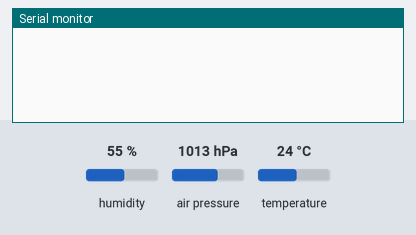
This sketch was run on a simulated ESP32. On the bench: the last lines printed to the serial monitor. The test bench sets the inputs (shaded band); at power-on: humidity 55 %, air pressure 1013 hPa, temperature 24 °C.

Above: at 3.2 s.
3.3 s: humidity set to 22 %
At 5.1 s:
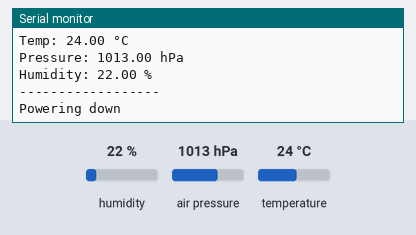
15.3 s: air pressure set to 952 hPa
At 24.6 s:
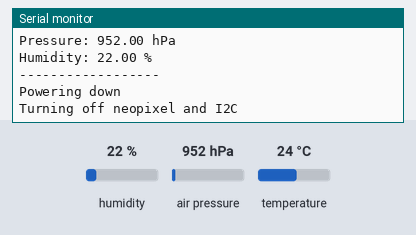
27.3 s: temperature set to 12 °C
At 29.6 s:
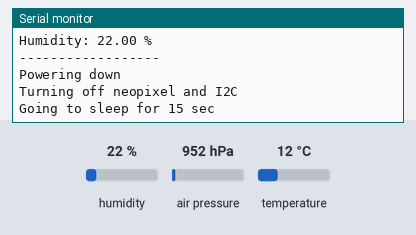

Measured:
- after the input at 3.3 s, the serial monitor: prints a new line after 0.73 s (image 1)
- after the input at 15.3 s, the serial monitor: prints a new line after 2.8 s (image 2)

The sketch:

sleeptest.ino
```cpp
#include <Wire.h>
#include <Adafruit_Sensor.h>
#include <Adafruit_BME280.h>
#include <Adafruit_NeoPixel.h>

#define NEOPIXEL_I2C_POWER 2
#define uS_TO_S 1000000ULL /* Conversion factor for microseconds to seconds */

#define READINGS 10   // Number of readings to average
#define SLEEPTIME 600 // Sleeptime in seconds - every 10 minutes
#define TESTTIME 60   // Test mode every 60 seconds (not including reboot time)

#define BME_SCK 13 // for BME 280
#define BME_MISO 12
#define BME_MOSI 11
#define BME_CS 10
#define WAKEUPTIME 30000 // 30 sec
uint32_t Distancedelaytime=1; // in seconds.  Time delay between series of readings for averaging
uint64_t sleepinterval=15;  // amount of time feather goes into sleep mode in sec.
bool testmode; // Set to true if you want to see output on serial monitor on computer for testing, otherwise false
float temp=0, press=0, hum=0, distance, distavg;

Adafruit_BME280 bme;

void waitAsecond(float wait=1)
 {
  int time;
  time = wait*1000;
  delay(time);
 }

void setup() {

  pinMode(NEOPIXEL_I2C_POWER, OUTPUT);  // Set pin to turn on and off on-board LED and I2C power - from Adafruit script

  Serial.begin(9600); //for computer monitoring during test mode
  //Serial1.begin(9600);  // Communicate with Heltec
  //Serial1.begin(9600, SERIAL_8N1, RADIO_RX_PIN, RADIO_TX_PIN);  // Communicate with Heltec
  //Serial2.begin(9600, SERIAL_8N1, DIST_RX_PIN, DIST_TX_PIN); // Serial communication with sensor
  waitAsecond();

  // STEMMA QT setup using standard pins for I2C
  Wire.begin();  // SDA, SCL for Feather
  waitAsecond();


}

void loop() {
  powerup();

  temp = bme.readTemperature();
  press = bme.readPressure()/100.0; // hectapascals
  hum = bme.readHumidity();

  // Send this info to computer serial monitor if it is in test mode


    Serial.print("Temp: ");
    Serial.print(temp);
    Serial.println(" °C");

    Serial.print("Pressure: ");
    Serial.print(press);
    Serial.println(" hPa");

    Serial.print("Humidity: ");
    Serial.print(hum);
    Serial.println(" %");

    Serial.println("------------------");


  powerdown();  // turn off to save power until next reading

 }

void powerup()
 {


  digitalWrite(NEOPIXEL_I2C_POWER, HIGH);

  //delay(WAKEUPTIME); // wait for Heltec and Maxbotix sensor to wake up, msec
  waitAsecond();
  bool bmestatus = bme.begin(); // Start up BME280 on default I2C address
  waitAsecond(); // wait 1 sec to start up


    Serial.println("BME280 startup on Feather ESP32 V2");
    if (!bmestatus)
    {
      Serial.println("Could not find BME280 sensor!");
    }
    else
    {
      Serial.println("BME280 initialized!");
    }


 }


void powerdown()
 {

  // Now go to light sleep
  // sleepinterval  (in s) is defined above with operate or test
  Serial.println("Powering down");
  waitAsecond(5);
  Serial.println("Turning off neopixel and I2C");

  digitalWrite(NEOPIXEL_I2C_POWER, LOW);
  waitAsecond(5);
  Serial.println("Going to sleep for 15 sec");
  waitAsecond();
  esp_sleep_enable_timer_wakeup(sleepinterval * uS_TO_S); // sleepinterval in sec.

  esp_light_sleep_start();

 }
```
